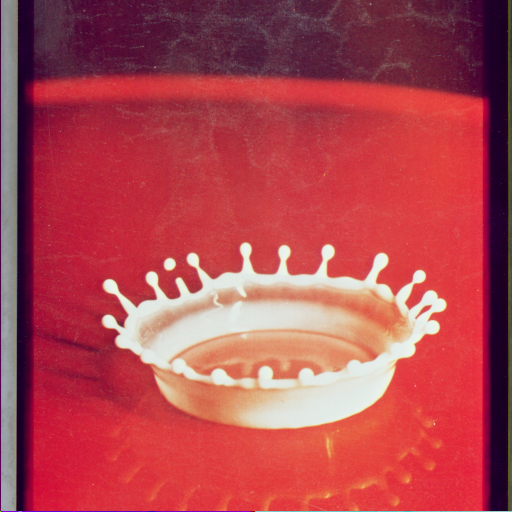
%> input picture similarImages/a.tiff, 512 x 512 px
$ octave project_double_attacks.m   (GNU Octave 9; MATLAB toolbox functions it lacks are replaced by stand-ins)
%> lines starting %> are read from the running program, lines starting %| are printed output that depends on the picture; in (x1, y1, x2, y2) boxes, pixels count from 0 and x2, y2 are one past the last pixel; in counts of white or black regions, pixels touching at a corner belong together; the program's own positions count from 1
### PHOG_hash.m
function [all_phog_hist] = PHOG_hash( rgbImage )

% Get the dimensions of the image.  numberOfColorBands should be = 3.
[rows, columns, numberOfColorChannels] = size(rgbImage);
% Display the original color image.
%figure,
%imshow(rgbImage);
% Get the max image
maxImage = max(rgbImage, [], 3);
% The outer rows and columns seem to be all zeros, so delete them
if all(maxImage(1,:) == 0)
	maxImage = maxImage(2:end, :);
end
if all(maxImage(end,:) == 0)
	maxImage = maxImage(1:end-1, :);
end
if all(maxImage(:, 1) == 0)
	maxImage = maxImage(:, 2:end);
end
if all(maxImage(:, end) == 0)
	maxImage = maxImage(:, 1:end-1);
end
% Get the last row
lastRow = maxImage(end,:);
% Find out where the last non-zero pixel is
originX = find(lastRow~=0, 1, 'last');
originY = rows;
% Get the last column
lastColumn = maxImage(:, end);
% Find out where the last non-zero pixel is
raisedY = find(lastColumn~=0, 1, 'last');
raisedX = columns;
% Find the slope
deltaY = (originY - raisedY);
deltaX = (raisedX - originX);
% Turn this into an angle.
angle = atan2d(deltaY, deltaX);
% Rotate image to "fix" it
rotatedImage = imrotate(rgbImage, -angle,'bilinear','crop');

% Get rid of black surround
% First get the max image again
maxImage = max(rotatedImage, [], 3);
% Find the non-zero pixels
mask = maxImage > 150;
[rows, columns] = find(mask);
row1 = min(rows);
row2 = max(rows);
col1 = min(columns);
col2 = max(columns);
croppedImage = rotatedImage(row1:row2, col1:col2, :);
% Display the rotated color image.
%figure,
%imshow(croppedImage);


%Image Resize
%image = imread('house.tiff');
dImage = imresize(croppedImage, [256, 256]);
size(dImage)
%figure, imshow(dImage);


%Low Pass Filter
blurred = imgaussfilt(dImage,1);
%imshow(blurred);
%title('After low pass');
%figure, imshow(dImage);
%title('Before low pass');


%Log-Polar Transform
Log_sample = logsample(blurred, 1, 150, 128, 128, 256, 256);
%Display log polar transformed image
%figure, imshow(Log_sample);


%Block Partition
[Image_Height,Image_Width,Number_Of_Colour_Channels] = size(Log_sample);
Block_Size = 64;
Number_Of_Blocks_Vertically = ceil(Image_Height/Block_Size);
Number_Of_Blocks_Horizontally = ceil(Image_Width/Block_Size);
Image_Blocks = struct('Blocks',[]);
all_phog_hist=zeros(0);
Index = 1;
for Row = 1: +Block_Size: Number_Of_Blocks_Vertically*Block_Size
    for Column = 1: +Block_Size: Number_Of_Blocks_Horizontally*Block_Size
        Row_End = Row + Block_Size - 1;
        Column_End = Column + Block_Size - 1;
        if Row_End > Image_Height
           Row_End = Image_Height;
        end
        if Column_End > Image_Width
           Column_End = Image_Width;
        end
        Temporary_Tile = Log_sample(Row:Row_End,Column:Column_End,:);
        %Storing blocks/tiles in structure for later use%
        Image_Blocks(Index).Blocks = Temporary_Tile;
        [ PHOG_hist, ~ ] = desc_PHOG( double(rgb2gray(Temporary_Tile)), 2, 180, 'nh' );
        %PHOG_hist=PHOG_hist*255*10;
        all_phog_hist = horzcat(all_phog_hist, PHOG_hist);
        Index = Index + 1;
    end
end
end

### logsample.m
function logarr = logsample(arr, rmin, rmax, xc, yc, nr, nw)
t = logtform(rmin, rmax, nr, nw);
nr = t.tdata.nr;        % Get computed values, in case default used
nw = t.tdata.nw;
[U, V, ~] = size(arr);
Udata = [1, V] - xc;
Vdata = [1, U] - yc;
Xdata = [0, nr-1];
Ydata = [0, nw-1];
Size = [nw, nr];
logarr = imtransform(arr, t,'Udata', Udata, 'Vdata', Vdata,'Xdata', Xdata, 'Ydata', Ydata, 'Size', Size);
end

### logtform.m
function t = logtform(rmin, rmax, nr, nw)
[rmin, rmax, nr, nw, k] = complete_args(rmin, rmax, nr, nw);
tdata = struct('rmin', rmin, 'rmax', rmax, 'nr', nr, 'nw', nw, 'k', k);
t = maketform('custom', 2, 2, @contorth, @rthtocon, tdata);
end

% [7 lines left out: function contorth, not called in this run]

function u = rthtocon(x, t)
% Log-polar to conventional. See maketform.
td = t.tdata;
p = td.rmin * exp(x(:, 1)/td.k);
th = (2*pi/td.nw) * x(:, 2);
[x, y] = pol2cart(th, p);
u = [x, y];
end

function [rmin, rmax, nr, nw, k] = complete_args(rmin, rmax, nr, nw)
% Circular pixels condition
if isempty(rmin)
    k = nw / (2*pi);
    rmin = rmax * exp((1-nr)/k);
elseif isempty(rmax)
    k = nw / (2*pi);
    rmax = rmin * exp((nr-1)/k);
elseif isempty(nw)
    k = (nr-1) / log(rmax/rmin);
    nw = round(2 * pi * k);
    k = nw / (2*pi);
    rmin = rmax * exp((1-nr)/k);
elseif isempty(nr)
    k = nw / (2*pi);
    nr = round(k * log(rmax/rmin) + 1);
    rmin = rmax * exp((1-nr)/k);
else
    k = (nr-1) / log(rmax/rmin);
end
end

### project_double_attacks.m
clear;
clc;
workspace;

filenames={'a.tiff', 'airplane.png', 'Akiyo.png', 'alu.tif', 'b.tiff', 'baboon.png', 'bandon.tif', 'barbara.bmp', 'brandyrose.tif', 'c.tiff', 'Carphone.png', 'Coastguard.png', 'Container.png', 'd.tiff', 'e.tiff', 'f.tiff', 'fruits.png', 'girl.png', 'Goldhill.png', 'h.tiff','Hall.png','i.tiff','kid.tif','Kodak.png','Lake.png','lena.png','lochness.tif','Mobile.png','MothernDaughter.png','News.png','newyork.tif','opera.tif','papermachine.tif','peppers.png','pills.tif','stomach.bmp','terraux.tif','tiffany.bmp','tulips.png','watch.tif','water.tif','waterall.bmp','wildflowers.tif'};

ab_mb = zeros(40, 5);
gn_gf = zeros(40, 10);
gn_spk = zeros(40, 10);
sp_gf = zeros(40, 10);
cb_spk = zeros(40, 10);

for i=1:40
absloc=strcat('D:\Downloads\FinalYearProj\FinalYearProj\similarImages\',filenames{1,i});
I=imread(absloc);
%> I is the input picture: size 512x512x3 uint8; mean R, G, B 176.3, 70.5, 79.9
[Hash1] = PHOG_hash(I);
%> in PHOG_hash, `maxImage = max(rgbImage, [], 3);`:
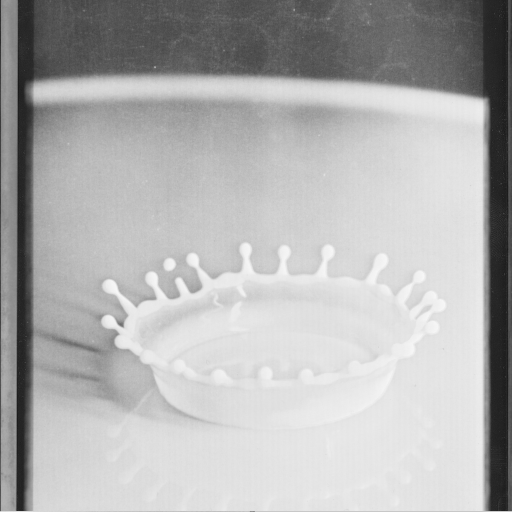
%> maxImage: size 512x512 uint8; min 24, max 247, mean 177.3
%> in PHOG_hash, `lastRow = maxImage(end,:);`: lastRow = 512 values, max 221 at index 19, min 137 at index 254, mean 200.7
%> in PHOG_hash, `originX = find(lastRow~=0, 1, 'last');`: originX = 512
%> in PHOG_hash, `lastColumn = maxImage(:, end);`: lastColumn = 512 values, max 200 at index 512, min 49 at index 42, mean 75.95
%> in PHOG_hash, `raisedY = find(lastColumn~=0, 1, 'last');`: raisedY = 512
%> in PHOG_hash, `deltaY = (originY - raisedY);`: deltaY = 0
%> in PHOG_hash, `mask = maxImage > 150;`:
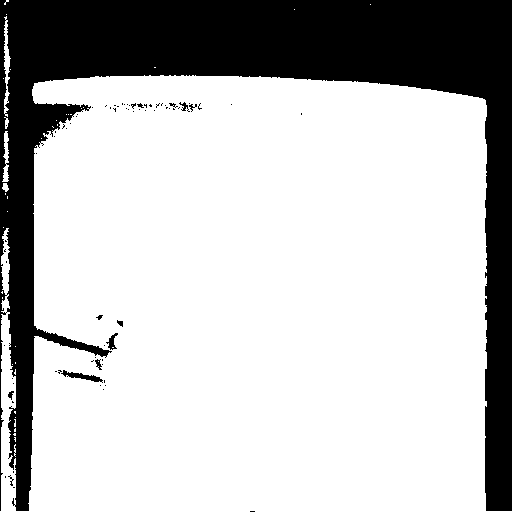
%> mask: size 512x512 logical; 74.8% white; 73 black regions (65 under 20 px), largest, box (x1, y1, x2, y2) and area: (0, 0, 512, 511) 65319, (61, 370, 103, 383) 190, (106, 333, 118, 350) 87
%> in PHOG_hash, `[rows, columns] = find(mask);`: rows = 196160 values from 1 to 512
%> in PHOG_hash, `row1 = min(rows);`: row1 = 1
%> in PHOG_hash, `row2 = max(rows);`: row2 = 512
%> in PHOG_hash, `col1 = min(columns);`: col1 = 1
%> in PHOG_hash, `col2 = max(columns);`: col2 = 512
%> in PHOG_hash, `blurred = imgaussfilt(dImage,1);`:
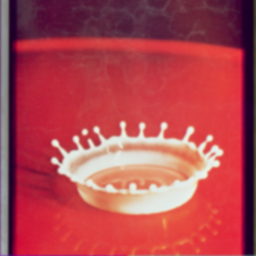
%> blurred: size 256x256x3 uint8; mean R, G, B 176.3, 70.5, 79.9; mean of the top-left, top-right, bottom-left and bottom-right quarters 85.7, 90.3, 122.2, 137.5
%> in logsample, `logarr = imtransform(arr, t,'Udata', Udata, 'Vdata', Vdata,'Xdata', Xd..`:
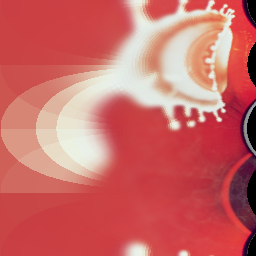
%> logarr: size 256x256x3 uint8; mean R, G, B 202.5, 104.9, 102.7
%> after the loop in PHOG_hash, `for Row = 1: +Block_Size: Number_Of_Blocks_Vertically*Block_Size`: Image_Blocks = 16 items; Index = 17; all_phog_hist = 672 values, max 0.333 at index 505, min 0 at index 7, mean 0.0238
%> Hash1 has the same summary as all_phog_hist in PHOG_hash
    for sw=1:6
        switch sw
        case 1
            len=0;
            theta=0;
            for k=1:5
                len=len+1;
                theta = theta+2;
                H=fspecial('average',len);
                J=imfilter(I,H,'replicate');
                h = fspecial('motion', len, theta);
                j=imfilter(J,h);
                [Hash2] = PHOG_hash(j);
                Sim_Dist=corr2(Hash1,Hash2);
                ab_mb(i,k) = Sim_Dist;
            end

        case 2
            rad=0;
            per=0;
            for k=1:10
                rad=rad+0.001;
                per = per+0.3;
                J=imnoise(I,'gaussian',0,rad);
                h = fspecial('gaussian',[3,3],per);
                j=imfilter(J,h);
                [Hash2] = PHOG_hash(j);
                Sim_Dist=corr2(Hash1,Hash2);
                gn_gf(i,k)=Sim_Dist;
            end

        case 3
            per=0;
            var=0;
            for k=1:10
                per=per+0.001;
                var=var+0.001;
                J=imnoise(I,'gaussian',0,per);
                j = imnoise(J,'speckle',var);
                [Hash2] = PHOG_hash(j);
                Sim_Dist=corr2(Hash1,Hash2);
                gn_spk(i,k) = Sim_Dist;
            end

        case 4
            per=0;
            for k=1:10
                per=per+0.001;
                J=imnoise(I,'salt & pepper',per);
                h = fspecial('gaussian',[3,3],per);
                j=imfilter(J,h);
                [Hash2] = PHOG_hash(j);
                Sim_Dist=corr2(Hash1,Hash2);
                sp_gf(i,k) = Sim_Dist;
            end

        case 5
           rad=0;
           for k=1:10
               rad=rad+0.001;
%> (the run ends here)
